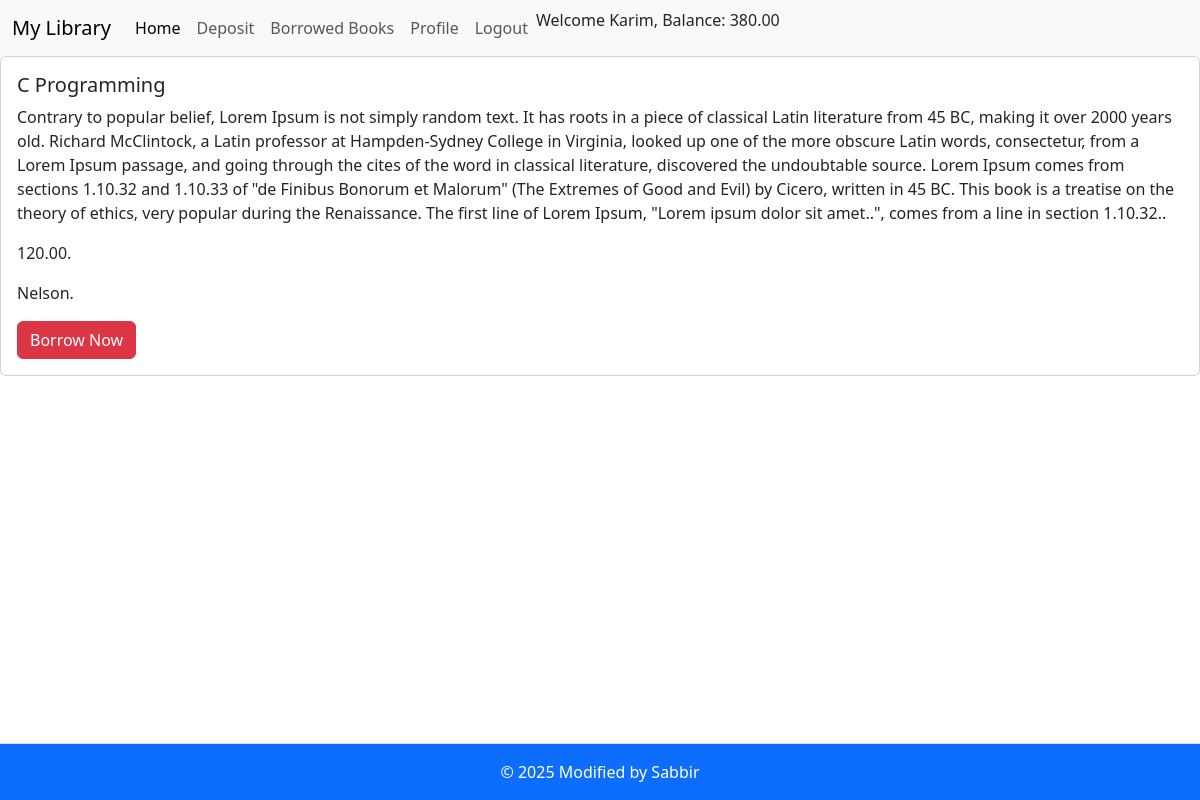
The app's page /authentication/book/1/ (signed in) with its own data.
### authentication/models.py (models this page shows, shortened)
class UserProfile(models.Model):
    user = models.OneToOneField(User, on_delete=models.CASCADE, related_name='profile')
    balance = models.DecimalField(max_digits=10, decimal_places=2, default=0.0)

class Book(models.Model):
    title = models.CharField(max_length=255)
    author = models.CharField(max_length=255)
    cost = models.DecimalField(max_digits=6, decimal_places=2)
    available = models.BooleanField(default=True)
    description = models.TextField(blank=True, null=True)

### core/views.py (the view)
# urls.py: path('book/<int:pk>/', BookDetails.as_view(), name='book-detail'),
class BookDetails(DetailView):
    model = Book
    template_name = 'book_details.html'

### core/templates/book_details.html (shortened to what this page needs)
{% extends "base.html" %}
{% block content %}
<div class="col justify-content-center">
    <div class="card">
      <div class="card-body">
          <h5 class="card-title">{{book.title}}</h5>
          <p class="card-text">{{book.description}}.</p>
          <p class="card-text">{{book.cost}}.</p>
          <p class="card-text">{{book.author}}.</p>
          {% if request.user.is_authenticated %}
          <form action="{% url 'borrow-book' book.pk %}" method="post">
            <button type="submit" class="btn btn-danger">Borrow Now</button>
          </form>
          {% endif %}
      </div>
    </div>
  </div>
{% endblock content %}

### core/templates/navbar.html (shortened to what this page needs)
<nav class="navbar navbar-expand-lg bg-body-tertiary">
    <div class="container-fluid">
      <a class="navbar-brand" href="#">My Library</a>
      <div class="collapse navbar-collapse" id="navbarSupportedContent">
        <ul class="navbar-nav me-auto mb-2 mb-lg-0">
          <li class="nav-item">
            <a class="nav-link active" aria-current="page" href="{% url "home" %}">Home</a>
          </li>
          {% if request.user.is_authenticated %}
          <li class="nav-item">
            <a class="nav-link" href="{% url 'deposit' %}">Deposit</a>
          </li>
          <li class="nav-item">
            <a class="nav-link" href="{% url "display-borrowed-books" %}">Borrowed Books</a>
          </li>
          <li class="nav-item">
            <a class="nav-link" href="{% url "report" %}">Profile</a>
          </li>
          <li class="nav-item">
            <a class="nav-link" href="{% url "logout" %}">Logout</a>
          </li>
          <li class="nav-item">
            <p>Welcome {{request.user.first_name}}, Balance: {{request.user.profile.balance}}</p>
          </li>
          {% endif %}
        </ul>
      </div>
    </div>
  </nav>

### records on screen
Book: title "C Programming", description "Contrary to popular belief, Lorem Ipsum is not simply random text. It has roots in a piece of classical Latin literature from 45 BC, making it over 2000 years old. Richard McClintock, a Latin professor at Hampden-Sydney College in Virginia, looked up one of the more obscure Latin words, consectetur, from a Lorem Ipsum passage, and going through the cites of the word in classical literature, discovered the undoubtable source. Lorem Ipsum comes from sections 1.10.32 and 1.10.33 of \"de Finibus Bonorum et Malorum\" (The Extremes of Good and Evil) by Cicero, written in 45 BC. This book is a treatise on the theory of ethics, very popular during the Renaissance. The first line of Lorem Ipsum,…", cost "120.00", author "Nelson"

### other values on screen
{{ request.user.first_name }} "Karim"
{{ request.user.profile.balance }} "380.00"
